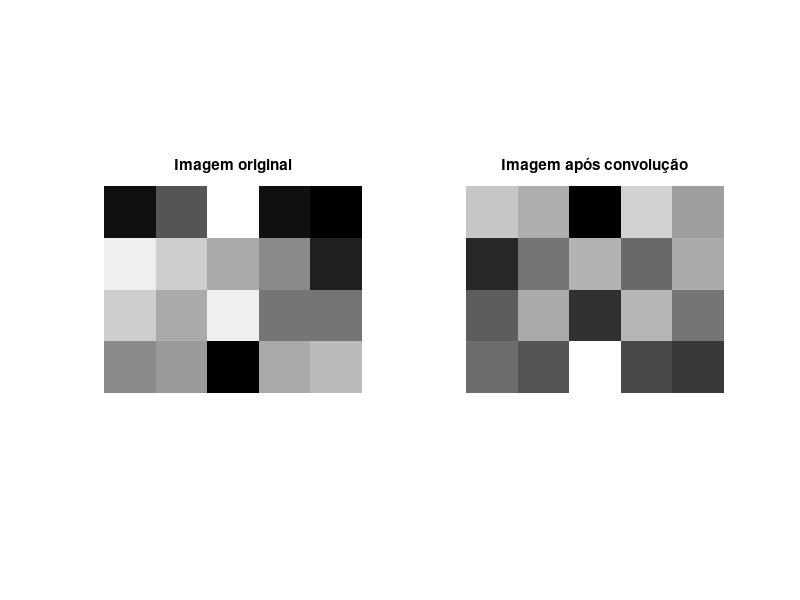

Write MATLAB code to recreate this figure.
# codigo baseado na nota explicativa "Filtragem compacta"
# para calcular a convolucao de uma imagem  representada pela funcao f(x,y) 
# com um operador de transformacao T, de dimensoes A x A, A ımpar e A > 1.

close all;
clc;
clear all;

f = [
    [1, 5, 15, 1, 0],
    [14, 12, 10, 8, 2],
    [12, 10, 14, 7, 7],
    [8, 9, 0, 10, 11]
];
[M_f, N_f] = size(f);

# a contruibuicao de valores 0 eh nula
# filtro vizinhaca-4
T = [
    [0, 1, 0],
    [1, -4, 1],
    [0, 1, 0]
];
A = size(T)(1);
c = (A-1)/2;
k = A - c;
border_width = c;

f_with_border = zeros(M_f+border_width*2, N_f+border_width*2);
f_with_border(border_width+1: M_f+border_width, border_width+1: N_f+border_width) = f(:,:);

f_out = zeros(size(f));

for(y=border_width+1: 1:  M_f+border_width)
  for(x=border_width+1: 1: N_f+border_width)
    accumulator = 0;
    for(t=-c: 1: c)
      for(s=-c: 1: c)
        accumulator += f_with_border(y+t, x+s) * T(k-t, k-s);
      endfor
    endfor
    f_out(y-border_width, x-border_width) = accumulator;
  endfor
endfor


imwrite(f_out, "./convolucao.png")
subplot(1, 2, 1);
imshow(f, []);
title("Imagem original");
subplot(1, 2, 2);
imshow(f_out, []);
title("Imagem após convolução");
